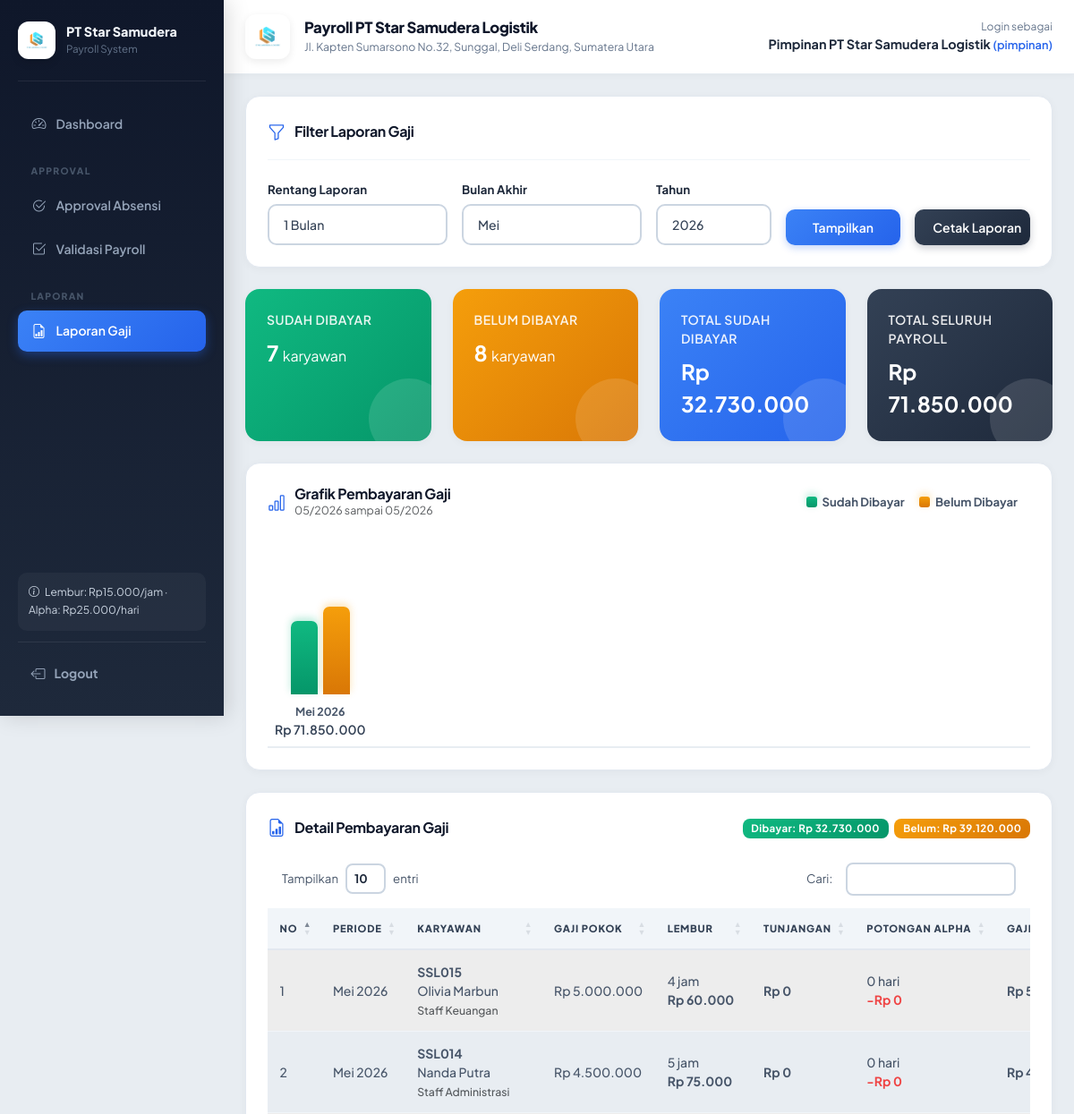
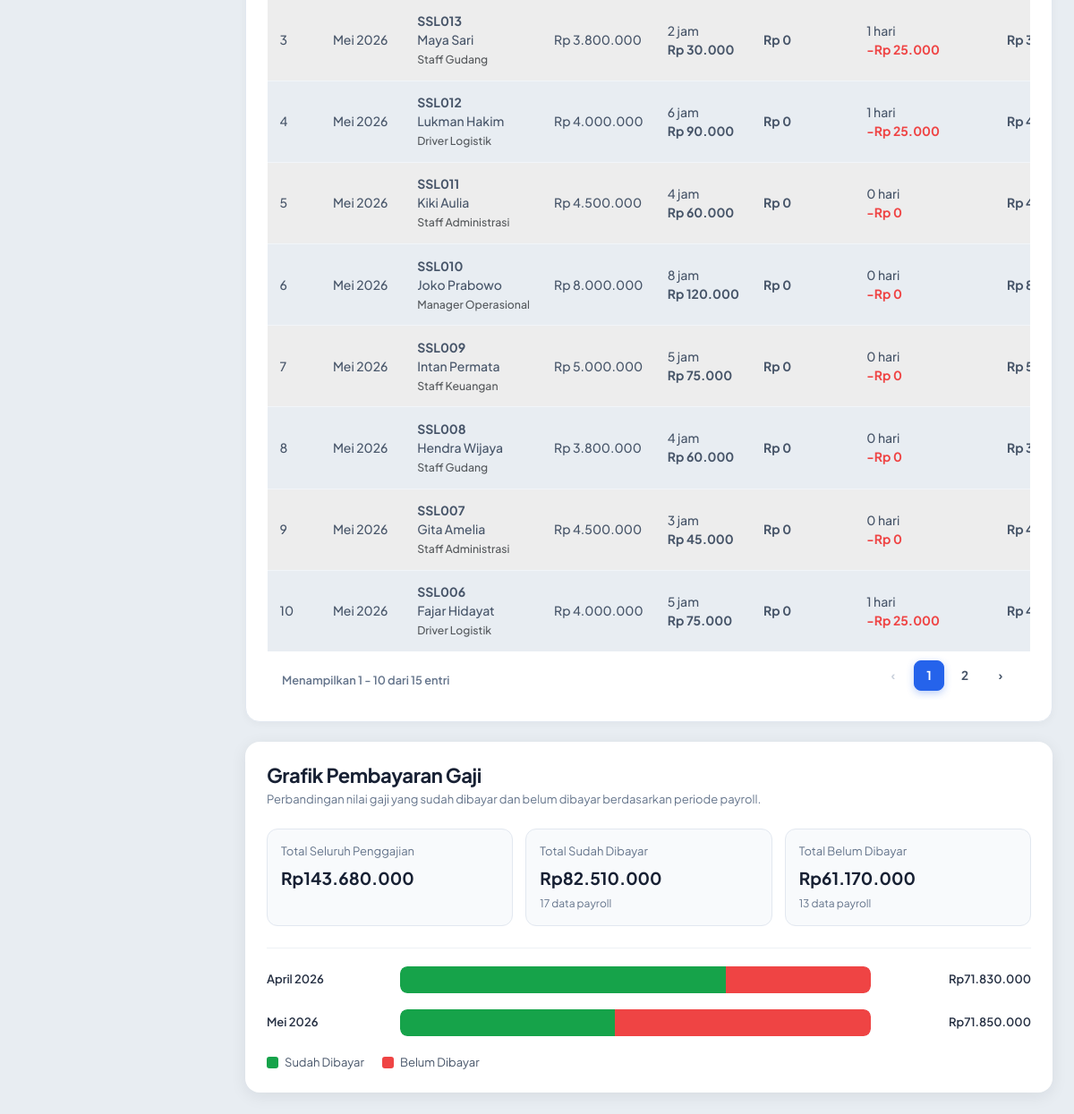
The page /laporan/laporan.php (signed in) on the database its author committed (2 pictures, top to bottom).
### tables this page shows
CREATE TABLE payroll (
    id_payroll INT AUTO_INCREMENT PRIMARY KEY,
    id_karyawan INT NOT NULL,
    bulan VARCHAR(20) NOT NULL,
    tahun YEAR NOT NULL,
    gaji_pokok DECIMAL(12,2) NOT NULL,
    jam_lembur INT NOT NULL DEFAULT 0,
    tarif_lembur DECIMAL(12,2) NOT NULL DEFAULT 15000,
    total_lembur DECIMAL(12,2) NOT NULL DEFAULT 0,
    total_tunjangan DECIMAL(12,2) NOT NULL DEFAULT 0,
    jumlah_alpha INT NOT NULL DEFAULT 0,
    tarif_alpha DECIMAL(12,2) NOT NULL DEFAULT 25000,
    total_potongan_alpha DECIMAL(12,2) NOT NULL DEFAULT 0,
    total_gaji_bersih DECIMAL(12,2) NOT NULL,
    status_pembayaran ENUM('Belum Dibayar','Sudah Dibayar') NOT NULL DEFAULT 'Belum Dibayar',
    status_validasi ENUM('Menunggu','Disetujui','Ditolak') NOT NULL DEFAULT 'Menunggu',
    tanggal_pembayaran DATE NULL,
    tanggal_proses DATETIME NOT NULL DEFAULT CURRENT_TIMESTAMP,
    diproses_oleh INT NULL,
    UNIQUE KEY unik_payroll_bulanan (id_karyawan, bulan, tahun),
    CONSTRAINT fk_payroll_karyawan FOREIGN KEY (id_karyawan) REFERENCES karyawan(id_karyawan) ON UPDATE CASCADE ON DELETE RESTRICT,
    CONSTRAINT fk_payroll_user FOREIGN KEY (diproses_oleh) REFERENCES users(id_user) ON UPDATE CASCADE ON DELETE SET NULL
);

CREATE TABLE karyawan (
    id_karyawan INT AUTO_INCREMENT PRIMARY KEY,
    nip VARCHAR(20) NOT NULL UNIQUE,
    nama_karyawan VARCHAR(100) NOT NULL,
    jenis_kelamin ENUM('L','P') NOT NULL,
    id_jabatan INT NOT NULL,
    status_karyawan ENUM('Tetap','Kontrak','Resign') NOT NULL,
    tanggal_masuk DATE NOT NULL,
    no_ktp VARCHAR(20) NULL,
    no_kk VARCHAR(20) NULL,
    CONSTRAINT fk_karyawan_jabatan FOREIGN KEY (id_jabatan) REFERENCES jabatan(id_jabatan) ON UPDATE CASCADE ON DELETE RESTRICT
);

CREATE TABLE jabatan (
    id_jabatan INT AUTO_INCREMENT PRIMARY KEY,
    kode_jabatan VARCHAR(20) NOT NULL UNIQUE,
    nama_jabatan VARCHAR(100) NOT NULL,
    gaji_pokok DECIMAL(12,2) NOT NULL,
    status_jabatan ENUM('Aktif','Tidak Aktif') NOT NULL DEFAULT 'Aktif'
);

### laporan/laporan.php (the view, shortened to what the rows shown need)
<?php
require_once __DIR__ . '/../layout/header.php';
function rpt_bulan_list()
{
    return array(
        1 => 'Januari',
        2 => 'Februari',
        3 => 'Maret',
        4 => 'April',
        5 => 'Mei',
        6 => 'Juni',
        7 => 'Juli',
        8 => 'Agustus',
        9 => 'September',
        10 => 'Oktober',
        11 => 'November',
        12 => 'Desember'
    );
}
function rpt_bulan_nomor($bulan)
{
    foreach (rpt_bulan_list() as $nomor => $nama) {
        if (strcasecmp(trim((string) $bulan), $nama) === 0) {
            return (int) $nomor;
        }
    }
    return 0;
}
function rpt_latest_period($conn)
{
    $latest = array('bulan' => rpt_bulan_list()[(int) date('n')], 'tahun' => (int) date('Y'));
    $q = mysqli_query($conn, "SELECT bulan, tahun FROM payroll");
    $latestKey = 0;
    while ($row = mysqli_fetch_assoc($q)) {
        $m = rpt_bulan_nomor($row['bulan']);
        $y = (int) $row['tahun'];
        $key = ($y * 100) + $m;
        if ($m > 0 && $key > $latestKey) {
            $latestKey = $key;
            $latest = array('bulan' => $row['bulan'], 'tahun' => $y);
        }
    }
    return $latest;
}
function rpt_period_range($filter, $bulan, $tahun)
{
    $month = rpt_bulan_nomor($bulan);
    $end = new DateTime(sprintf('%04d-%02d-01', (int) $tahun, $month));
    $start = clone $end;
    return array($start, $end);
}
function rpt_load($conn, $filter, $bulan, $tahun)
{
    list($start, $end) = rpt_period_range($filter, $bulan, $tahun);
    $sql = "SELECT
                p.id_payroll,
                p.bulan,
                p.tahun,
                p.gaji_pokok,
                p.jam_lembur,
                p.tarif_lembur,
                p.total_lembur,
                p.total_tunjangan,
                p.jumlah_alpha,
                p.tarif_alpha,
                p.total_potongan_alpha,
                p.total_gaji_bersih,
                p.status_pembayaran,
                p.tanggal_pembayaran,
                p.tanggal_proses,
                k.nip,
                k.nama_karyawan,
                j.nama_jabatan
            FROM payroll p
            INNER JOIN karyawan k ON k.id_karyawan = p.id_karyawan
            INNER JOIN jabatan j ON j.id_jabatan = k.id_jabatan
            ORDER BY p.tahun DESC, p.id_payroll DESC";
    $result = mysqli_query($conn, $sql);
    $rows = array();
    $groups = array();
    $summary = array(
        'paid_count' => 0,
        'unpaid_count' => 0,
        'paid_total' => 0,
        'unpaid_total' => 0,
        'grand_total' => 0
    );
    $error = '';
    while ($row = mysqli_fetch_assoc($result)) {
        $monthNo = rpt_bulan_nomor($row['bulan']);
        $date = new DateTime(sprintf('%04d-%02d-01', (int) $row['tahun'], $monthNo));
        if ($date < $start || $date > $end) {
            continue;
        }
        $row['_sort_date'] = $date->format('Y-m-d');
        $rows[] = $row;
        $key = $date->format('Y-m');
        if (!isset($groups[$key])) {
            $groups[$key] = array(
                'label' => $row['bulan'] . ' ' . $row['tahun'],
                'paid' => 0,
                'unpaid' => 0,
                'total' => 0
            );
        }
        $amount = (float) $row['total_gaji_bersih'];
        $groups[$key]['total'] += $amount;
        $summary['grand_total'] += $amount;
        if ($row['status_pembayaran'] === 'Sudah Dibayar') {
            $summary['paid_count']++;
            $summary['paid_total'] += $amount;
            $groups[$key]['paid'] += $amount;
        } else {
            $summary['unpaid_count']++;
            $summary['unpaid_total'] += $amount;
            $groups[$key]['unpaid'] += $amount;
        }
    }
    usort($rows, function ($a, $b) {
        $left = $a['_sort_date'] . '-' . $a['nip'];
        $right = $b['_sort_date'] . '-' . $b['nip'];
        return strcmp($right, $left);
    });
    ksort($groups);
    return array(
        'rows' => $rows,
        'groups' => $groups,
        'summary' => $summary,
        'start' => $start,
        'end' => $end,
        'error' => $error
    );
}
$latest = rpt_latest_period($conn);
$filter = isset($_GET['filter']) && in_array($_GET['filter'], array('1bulan', '2bulan', '1tahun'), true)
    ? $_GET['filter']
    : '1bulan';
$bulan = isset($_GET['bulan']) && trim($_GET['bulan']) !== '' ? trim($_GET['bulan']) : $latest['bulan'];
$tahun = isset($_GET['tahun']) ? (int) $_GET['tahun'] : (int) $latest['tahun'];
$report = rpt_load($conn, $filter, $bulan, $tahun);
$rows = $report['rows'];
?>
<div class="card p-4 mb-4 no-print">
    <div class="section-header">
        <h2 class="h5">Filter Laporan Gaji</h2>
    </div>
</div>
<div class="card p-4 mb-4">
    <div class="d-flex flex-wrap justify-content-between align-items-center gap-2">
        <div class="section-header mb-0" style="border:none;padding:0;">
            <div>
                <h2 class="h5 mb-0">Grafik Pembayaran Gaji</h2>
            </div>
        </div>
    </div>
</div>
<div class="card p-4">
    <div class="d-flex flex-wrap justify-content-between align-items-center gap-2 mb-3">
        <div class="section-header mb-0" style="border:none;padding:0;">
            <h2 class="h5 mb-0">Detail Pembayaran Gaji</h2>
        </div>
    </div>
    <div class="table-responsive">
        <table class="table table-striped dt-table" style="width:100%">
            <thead>
                <tr>
                    <th>No</th>
                    <th>Periode</th>
                    <th>Karyawan</th>
                    <th>Gaji Pokok</th>
                    <th>Lembur</th>
                    <th>Tunjangan</th>
                    <th>Potongan Alpha</th>
                    <th>Gaji Bersih</th>
                </tr>
            </thead>
            <tbody>
                <?php if (!empty($rows)): ?>
                    <?php foreach ($rows as $index => $row): ?>
                        <tr>
                            <td><?= $index + 1 ?></td>
                            <td><?= e($row['bulan'] . ' ' . $row['tahun']) ?></td>
                            <td><strong><?= e($row['nip']) ?></strong><br><?= e($row['nama_karyawan']) ?><br><span
                                    class="small text-muted"><?= e($row['nama_jabatan']) ?></span></td>
                            <td><?= rupiah($row['gaji_pokok']) ?></td>
                            <td><?= (int) $row['jam_lembur'] ?> jam<br><strong><?= rupiah($row['total_lembur']) ?></strong></td>
                            <td><strong><?= rupiah($row['total_tunjangan'] ?? 0) ?></strong></td>
                            <td><?= (int) $row['jumlah_alpha'] ?> hari<br><strong
                                    class="text-danger">-<?= rupiah($row['total_potongan_alpha']) ?></strong></td>
                            <td><strong><?= rupiah($row['total_gaji_bersih']) ?></strong></td>
                        </tr>
                    <?php endforeach; ?>
                <?php endif; ?>
            </tbody>
        </table>
    </div>
</div>
<?php require __DIR__ . '/grafik_laporan.php'; ?>
<?php require_once __DIR__ . '/../layout/footer.php'; ?>

### laporan/grafik_laporan.php (shortened to what the rows shown need)
<?php
if (!function_exists('grafik_h')) {
    function grafik_h($value)
    {
        return htmlspecialchars((string) $value, ENT_QUOTES, 'UTF-8');
    }
}
$urutanBulan = [
    'Januari' => 1,
    'Februari' => 2,
    'Maret' => 3,
    'April' => 4,
    'Mei' => 5,
    'Juni' => 6,
    'Juli' => 7,
    'Agustus' => 8,
    'September' => 9,
    'Oktober' => 10,
    'November' => 11,
    'Desember' => 12
];
$cekStatus = mysqli_query($conn, "SHOW COLUMNS FROM payroll LIKE 'status_pembayaran'");
$punyaStatus = $cekStatus && mysqli_num_rows($cekStatus) > 0;
if ($punyaStatus) {
    $sql = "
        SELECT
            bulan,
            tahun,
            SUM(total_gaji_bersih) AS total_gaji,
            SUM(
                CASE
                    WHEN LOWER(TRIM(COALESCE(status_pembayaran, ''))) IN
                        ('sudah dibayar', 'dibayar', 'lunas')
                    THEN total_gaji_bersih
                    ELSE 0
                END
            ) AS total_dibayar,
            SUM(
                CASE
                    WHEN LOWER(TRIM(COALESCE(status_pembayaran, ''))) IN
                        ('sudah dibayar', 'dibayar', 'lunas')
                    THEN 0
                    ELSE total_gaji_bersih
                END
            ) AS total_belum_dibayar,
            SUM(
                CASE
                    WHEN LOWER(TRIM(COALESCE(status_pembayaran, ''))) IN
                        ('sudah dibayar', 'dibayar', 'lunas')
                    THEN 1
                    ELSE 0
                END
            ) AS jumlah_sudah,
            SUM(
                CASE
                    WHEN LOWER(TRIM(COALESCE(status_pembayaran, ''))) IN
                        ('sudah dibayar', 'dibayar', 'lunas')
                    THEN 0
                    ELSE 1
                END
            ) AS jumlah_belum
        FROM payroll
        GROUP BY tahun, bulan
    ";
}
$query = mysqli_query($conn, $sql);
$dataGrafik = [];
if ($query) {
    while ($row = mysqli_fetch_assoc($query)) {
        $nomorBulan = $urutanBulan[$row['bulan']] ?? 0;
        $tahun = (int) $row['tahun'];
        $dataGrafik[] = [
            'bulan' => $row['bulan'],
            'tahun' => $tahun,
            'nomor_bulan' => $nomorBulan,
            'urutan' => ($tahun * 100) + $nomorBulan,
            'total_gaji' => (float) $row['total_gaji'],
            'total_dibayar' => (float) $row['total_dibayar'],
            'total_belum_dibayar' => (float) $row['total_belum_dibayar'],
            'jumlah_sudah' => (int) $row['jumlah_sudah'],
            'jumlah_belum' => (int) $row['jumlah_belum']
        ];
    }
}
usort($dataGrafik, function ($a, $b) {
    return $a['urutan'] <=> $b['urutan'];
});
$rentang = $_GET['rentang']
    ?? $_GET['filter']
    ?? $_GET['periode_filter']
    ?? '1tahun';
$rentangNormal = strtolower(str_replace([' ', '-', '_'], '', (string) $rentang));
if (in_array($rentangNormal, ['1bulan', 'bulanini', 'satu bulan'], true)) {
    $dataGrafik = array_slice($dataGrafik, -1);
} elseif (in_array($rentangNormal, ['2bulan', '2bulanterakhir', 'duabulan'], true)) {
    $dataGrafik = array_slice($dataGrafik, -2);
} else {
    $dataGrafik = array_slice($dataGrafik, -12);
}
$nilaiTerbesar = 0;
foreach ($dataGrafik as $item) {
    if ($item['total_gaji'] > $nilaiTerbesar) {
        $nilaiTerbesar = $item['total_gaji'];
    }
}
?>
<div class="grafik-gaji-card">
    <div class="grafik-gaji-area">
        <?php if (empty($dataGrafik)): ?>
            <div class="grafik-gaji-empty">
                Belum ada data payroll yang dapat ditampilkan pada grafik.
            </div>
        <?php else: ?>
            <?php foreach ($dataGrafik as $item): ?>
                <?php
                $total = $item['total_gaji'];
                $sudah = $item['total_dibayar'];
                $belum = $item['total_belum_dibayar'];
                $lebarTotal = ($total / $nilaiTerbesar) * 100;
                $persenSudah = $total > 0 ? ($sudah / $total) * 100 : 0;
                $persenBelum = $total > 0 ? ($belum / $total) * 100 : 0;
                ?>
                <div class="grafik-gaji-row">
                    <div class="grafik-gaji-period">
                        <?= grafik_h($item['bulan']) ?>
                        <?= grafik_h($item['tahun']) ?>
                    </div>
                    <div class="grafik-gaji-track">
                        <div class="grafik-gaji-total" style="width:<?= number_format($lebarTotal, 2, '.', '') ?>%;">
                            <div class="grafik-gaji-paid" title="Sudah dibayar"
                                style="width:<?= number_format($persenSudah, 2, '.', '') ?>%;"></div>
                            <div class="grafik-gaji-unpaid" title="Belum dibayar"
                                style="width:<?= number_format($persenBelum, 2, '.', '') ?>%;"></div>
                        </div>
                    </div>
                    <div class="grafik-gaji-nominal">
                        Rp<?= number_format($total, 0, ',', '.') ?>
                    </div>
                </div>
            <?php endforeach; ?>
        <?php endif; ?>
    </div>
</div>

### rows shown on the page
payroll: bulan+tahun "Mei 2026", id_karyawan.nip "SSL015", id_karyawan.nama_karyawan "Olivia Marbun", jabatan.nama_jabatan "Staff Keuangan", gaji_pokok "Rp 5.000.000", jam_lembur "4", total_lembur "Rp 60.000", total_tunjangan "Rp 0", jumlah_alpha "0", total_potongan_alpha "Rp 0", total_gaji_bersih "Rp…"
payroll: bulan+tahun "Mei 2026", id_karyawan.nip "SSL014", id_karyawan.nama_karyawan "Nanda Putra", jabatan.nama_jabatan "Staff Administrasi", gaji_pokok "Rp 4.500.000", jam_lembur "5", total_lembur "Rp 75.000", total_tunjangan "Rp 0", jumlah_alpha "0", total_potongan_alpha "Rp 0", total_gaji_bersih "Rp…"
payroll: bulan+tahun "Mei 2026", id_karyawan.nip "SSL013", id_karyawan.nama_karyawan "Maya Sari", jabatan.nama_jabatan "Staff Gudang", gaji_pokok "Rp 3.800.000", jam_lembur "2", total_lembur "Rp 30.000", total_tunjangan "Rp 0", jumlah_alpha "1", total_potongan_alpha "Rp 25.000", total_gaji_bersih "Rp…"
payroll: bulan+tahun "Mei 2026", id_karyawan.nip "SSL012", id_karyawan.nama_karyawan "Lukman Hakim", jabatan.nama_jabatan "Driver Logistik", gaji_pokok "Rp 4.000.000", jam_lembur "6", total_lembur "Rp 90.000", total_tunjangan "Rp 0", jumlah_alpha "1", total_potongan_alpha "Rp 25.000", total_gaji_bersih "Rp…"
payroll: bulan+tahun "Mei 2026", id_karyawan.nip "SSL011", id_karyawan.nama_karyawan "Kiki Aulia", jabatan.nama_jabatan "Staff Administrasi", gaji_pokok "Rp 4.500.000", jam_lembur "4", total_lembur "Rp 60.000", total_tunjangan "Rp 0", jumlah_alpha "0", total_potongan_alpha "Rp 0", total_gaji_bersih "Rp…"
payroll: bulan+tahun "Mei 2026", id_karyawan.nip "SSL010", id_karyawan.nama_karyawan "Joko Prabowo", jabatan.nama_jabatan "Manager Operasional", gaji_pokok "Rp 8.000.000", jam_lembur "8", total_lembur "Rp 120.000", total_tunjangan "Rp 0", jumlah_alpha "0", total_potongan_alpha "Rp 0", total_gaji_bersih "Rp…"
payroll: bulan+tahun "Mei 2026", id_karyawan.nip "SSL009", id_karyawan.nama_karyawan "Intan Permata", jabatan.nama_jabatan "Staff Keuangan", gaji_pokok "Rp 5.000.000", jam_lembur "5", total_lembur "Rp 75.000", total_tunjangan "Rp 0", jumlah_alpha "0", total_potongan_alpha "Rp 0", total_gaji_bersih "Rp…"
payroll: bulan+tahun "Mei 2026", id_karyawan.nip "SSL008", id_karyawan.nama_karyawan "Hendra Wijaya", jabatan.nama_jabatan "Staff Gudang", gaji_pokok "Rp 3.800.000", jam_lembur "4", total_lembur "Rp 60.000", total_tunjangan "Rp 0", jumlah_alpha "0", total_potongan_alpha "Rp 0", total_gaji_bersih "Rp…"
payroll: bulan+tahun "Mei 2026", id_karyawan.nip "SSL007", id_karyawan.nama_karyawan "Gita Amelia", jabatan.nama_jabatan "Staff Administrasi", gaji_pokok "Rp 4.500.000", jam_lembur "3", total_lembur "Rp 45.000", total_tunjangan "Rp 0", jumlah_alpha "0", total_potongan_alpha "Rp 0", total_gaji_bersih "Rp…"
payroll: bulan+tahun "Mei 2026", id_karyawan.nip "SSL006", id_karyawan.nama_karyawan "Fajar Hidayat", jabatan.nama_jabatan "Driver Logistik", gaji_pokok "Rp 4.000.000", jam_lembur "5", total_lembur "Rp 75.000", total_tunjangan "Rp 0", jumlah_alpha "1", total_potongan_alpha "Rp 25.000", total_gaji_bersih "Rp…"
payroll: bulan "April", tahun "2026", $lebarTotal 99.97 (drawn), $persenSudah 69.30 (drawn), $persenBelum 30.70 (drawn), total "71.830.000"

### other values the page prints
$label "Dashboard Approval Absensi Validasi Payroll Laporan Gaji"
$label "APPROVAL LAPORAN"
$_SESSION['nama'] "Pimpinan PT Star Samudera Logistik"
$_SESSION['role'] "pimpinan"
$summary['paid_count'] "7"
$summary['unpaid_count'] "8"
rupiah($summary['paid_total']) "Rp 32.730.000"
rupiah($summary['grand_total']) "Rp 71.850.000"
$group['label'] "Mei 2026"
rupiah($group['total']) "Rp 71.850.000"
rupiah($summary['unpaid_total']) "Rp 39.120.000"
$totalSemua "143.680.000"
$totalSudah "82.510.000"
$jumlahSudah "17"
$totalBelum "61.170.000"
